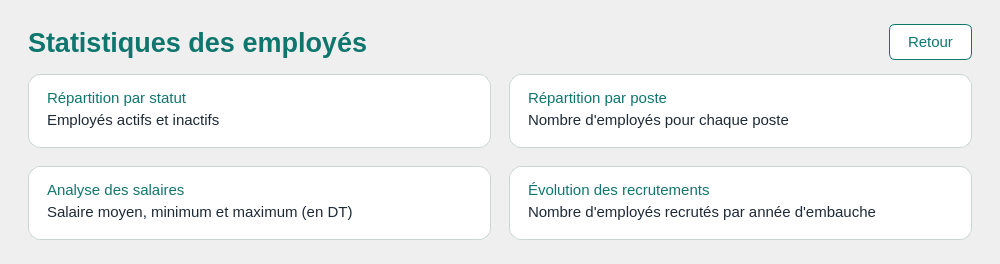
                <widget class="QWidget" name="pageStatsEmployes">
                 <property name="minimumSize">
                  <size>
                   <width>1000</width>
                   <height>0</height>
                  </size>
                 </property>
                 <property name="windowTitle">
                  <string>Statistiques des employés</string>
                 </property>
                 <property name="styleSheet">
                  <string notr="true">#pageStatsEmployes { background-color: #F4F8F7; }
          QWidget { font-family: "Arial"; font-size: 11pt; color: #1F2A37; }
          #carteStatut, #cartePoste, #carteSalaire, #carteRecrutement { background-color: #FFFFFF; border: 1px solid #CBD5D3; border-radius: 12px; }
          #titrePage { font-size: 20pt; font-weight: bold; color: #0F766E; }
          #titreStatut, #titrePoste, #titreSalaire, #titreRecrutement { color: #0F766E; }
          QPushButton { background-color: #FFFFFF; color: #0F766E; border: 1px solid #0F766E;
                        border-radius: 6px; padding: 8px 18px; }
          QPushButton:hover { background-color: #E8F5F3; }
          </string>
                 </property>
                 <layout class="QVBoxLayout" name="layoutStats" stretch="0,1">
                  <property name="leftMargin">
                   <number>28</number>
                  </property>
                  <property name="topMargin">
                   <number>24</number>
                  </property>
                  <property name="rightMargin">
                   <number>28</number>
                  </property>
                  <property name="bottomMargin">
                   <number>24</number>
                  </property>
                  <property name="spacing">
                   <number>14</number>
                  </property>
                  <item>
                   <layout class="QHBoxLayout" name="layoutEnteteStats">
                    <item>
                     <widget class="QLabel" name="titrePage">
                      <property name="text">
                       <string>Statistiques des employés</string>
                      </property>
                     </widget>
                    </item>
                    <item>
                     <spacer name="spacerEnteteStats">
                      <property name="orientation">
                       <enum>Qt::Horizontal</enum>
                      </property>
                      <property name="sizeHint" stdset="0">
                       <size>
                        <width>40</width>
                        <height>20</height>
                       </size>
                      </property>
                     </spacer>
                    </item>
                    <item>
                     <widget class="QPushButton" name="btnRetourStats">
                      <property name="text">
                       <string>Retour</string>
                      </property>
                      <property name="cursor">
                       <cursorShape>PointingHandCursor</cursorShape>
                      </property>
                     </widget>
                    </item>
                   </layout>
                  </item>
                  <item>
                   <layout class="QGridLayout" name="gridCartes" rowstretch="1,1" columnstretch="1,1">
                    <property name="horizontalSpacing">
                     <number>18</number>
                    </property>
                    <property name="verticalSpacing">
                     <number>18</number>
                    </property>
                    <item row="0" column="0">
                     <widget class="QFrame" name="carteStatut">
                      <layout class="QVBoxLayout" name="layoutStatut" stretch="0,0,1">
                       <property name="leftMargin">
                        <number>18</number>
                       </property>
                       <property name="topMargin">
                        <number>14</number>
                       </property>
                       <property name="rightMargin">
                        <number>18</number>
                       </property>
                       <property name="bottomMargin">
                        <number>14</number>
                       </property>
                       <property name="spacing">
                        <number>4</number>
                       </property>
                       <item>
                        <widget class="QLabel" name="titreStatut">
                         <property name="text">
                          <string>Répartition par statut</string>
                         </property>
                        </widget>
                       </item>
                       <item>
                        <widget class="QLabel" name="sousTitreStatut">
                         <property name="text">
                          <string>Employés actifs et inactifs</string>
                         </property>
                        </widget>
                       </item>
                       <item>
                        <widget class="DonutChart" name="donutStatut" />
                       </item>
                      </layout>
                     </widget>
                    </item>
                    <item row="0" column="1">
                     <widget class="QFrame" name="cartePoste">
                      <layout class="QVBoxLayout" name="layoutPoste" stretch="0,0,1">
                       <property name="leftMargin">
                        <number>18</number>
                       </property>
                       <property name="topMargin">
                        <number>14</number>
                       </property>
                       <property name="rightMargin">
                        <number>18</number>
                       </property>
                       <property name="bottomMargin">
                        <number>14</number>
                       </property>
                       <property name="spacing">
                        <number>4</number>
                       </property>
                       <item>
                        <widget class="QLabel" name="titrePoste">
                         <property name="text">
                          <string>Répartition par poste</string>
                         </property>
                        </widget>
                       </item>
                       <item>
                        <widget class="QLabel" name="sousTitrePoste">
                         <property name="text">
                          <string>Nombre d'employés pour chaque poste</string>
                         </property>
                        </widget>
                       </item>
                       <item>
                        <widget class="BarChart" name="barresPoste" />
                       </item>
                      </layout>
                     </widget>
                    </item>
                    <item row="1" column="0">
                     <widget class="QFrame" name="carteSalaire">
                      <layout class="QVBoxLayout" name="layoutSalaire" stretch="0,0,1">
                       <property name="leftMargin">
                        <number>18</number>
                       </property>
                       <property name="topMargin">
                        <number>14</number>
                       </property>
                       <property name="rightMargin">
                        <number>18</number>
                       </property>
                       <property name="bottomMargin">
                        <number>14</number>
                       </property>
                       <property name="spacing">
                        <number>4</number>
                       </property>
                       <item>
                        <widget class="QLabel" name="titreSalaire">
                         <property name="text">
                          <string>Analyse des salaires</string>
                         </property>
                        </widget>
                       </item>
                       <item>
                        <widget class="QLabel" name="sousTitreSalaire">
                         <property name="text">
                          <string>Salaire moyen, minimum et maximum (en DT)</string>
                         </property>
                        </widget>
                       </item>
                       <item>
                        <widget class="BarChart" name="barresSalaire" />
                       </item>
                      </layout>
                     </widget>
                    </item>
                    <item row="1" column="1">
                     <widget class="QFrame" name="carteRecrutement">
                      <layout class="QVBoxLayout" name="layoutRecrutement" stretch="0,0,1">
                       <property name="leftMargin">
                        <number>18</number>
                       </property>
                       <property name="topMargin">
                        <number>14</number>
                       </property>
                       <property name="rightMargin">
                        <number>18</number>
                       </property>
                       <property name="bottomMargin">
                        <number>14</number>
                       </property>
                       <property name="spacing">
                        <number>4</number>
                       </property>
                       <item>
                        <widget class="QLabel" name="titreRecrutement">
                         <property name="text">
                          <string>Évolution des recrutements</string>
                         </property>
                        </widget>
                       </item>
                       <item>
                        <widget class="QLabel" name="sousTitreRecrutement">
                         <property name="text">
                          <string>Nombre d'employés recrutés par année d'embauche</string>
                         </property>
                        </widget>
                       </item>
                       <item>
                        <widget class="LineChart" name="courbeRecrutement" />
                       </item>
                      </layout>
                     </widget>
                    </item>
                   </layout>
                  </item>
                 </layout>
                </widget>
